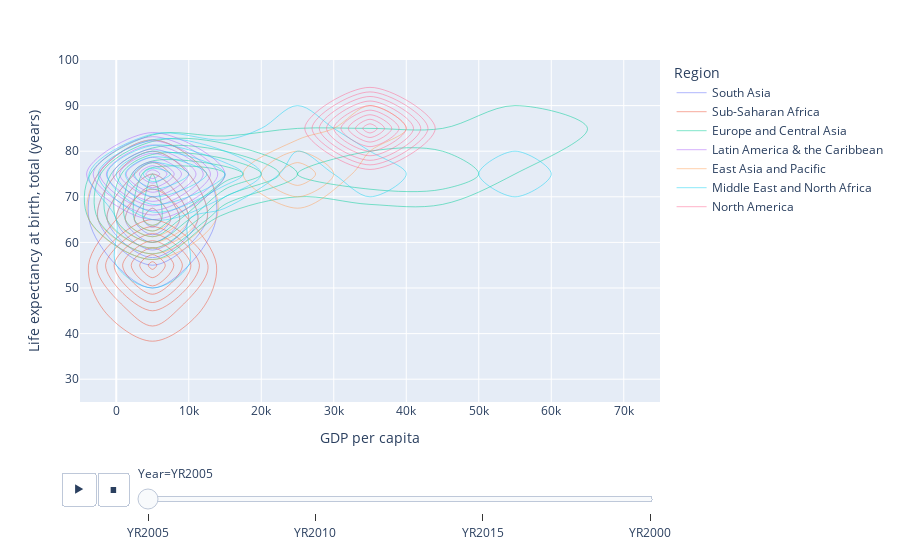

The cell this chart's notebook holds for it:
### Markdown cell above
### Interactive density contour for GDP against life expectancy

### Code cell
fig = px.density_contour(dataset, 
                         x="GDP per capita", 
                         y="Life expectancy at birth, total (years)", 
                         animation_frame="Year", 
                         animation_group="Country Name", 
                         color="Region", 
                         range_y =[25, 100])
fig.show()

### Figure 1 — Plotly figure (JSON) as saved in the notebook; plotly's stock layout.template omitted (floating-point values rounded to 4 significant figures)
{"data": [{"contours": {"coloring": "none"}, "hovertemplate": "Region=South Asia<br>Year=YR2005<br>GDP per capita=%{x}<br>Life expectancy at birth, total (years)=%{y}<br>count=%{z}<extra></extra>", "ids": ["Afghanistan", "Bhutan", "India", "Sri Lanka", "Maldives", "Nepal", "Pakistan"], "legendgroup": "South Asia", "line": {"color": "#636efa"}, "name": "South Asia", "showlegend": true, "type": "histogram2dcontour", "x": [242.0, 1228.0, 714.9, 1249.0, 3640.0, 315.8, 748.9], "xaxis": "x", "xbingroup": "x", "y": [58.29, 65.29, 64.5, 74.69, 73.61, 65.26, 63.95], "yaxis": "y", "ybingroup": "y"}, {"contours": {"coloring": "none"}, "hovertemplate": "Region=Sub-Saharan Africa<br>Year=YR2005<br>GDP per capita=%{x}<br>Life expectancy at birth, total (years)=%{y}<br>count=%{z}<extra></extra>", "ids": ["Angola", "Burundi", "Benin", "Burkina Faso", "Botswana", "Central African Republic", "Cote d'Ivoire", "Cameroon", "Congo, Rep.", "Ghana", "Guinea", "Gambia, The", "Kenya", "Lesotho", "Madagascar", "Mali", "Mozambique", "Mauritius", "Sudan", "Senegal", "Sierra Leone", "Sao Tome and Principe", "Eswatini", "Chad", "Togo", "Tanzania", "South Africa", "Zambia"], "legendgroup": "Sub-Saharan Africa", "line": {"color": "#EF553B"}, "name": "Sub-Saharan Africa", "showlegend": true, "type": "histogram2dcontour", "x": [1902.0, 151.7, 822.8, 457.9, 5513.0, 331.3, 1310.0, 1100.0, 1836.0, 492.5, 322.4, 665.7, 511.6, 842.8, 319.5, 489.0, 416.8, 5283.0, 914.2, 992.7, 292.3, 866.5, 3084.0, 658.6, 406.6, 492.6, 6033.0, 702.7], "xaxis": "x", "xbingroup": "x", "y": [50.16, 53.37, 57.35, 53.31, 52.13, 44.74, 50.12, 52.76, 55.6, 58.72, 53.24, 57.94, 54.73, 42.66, 61.21, 52.06, 50.39, 72.43, 60.52, 60.62, 44.5, 64.66, 42.52, 48.55, 54.6, 54.35, 53.45, 48.5], "yaxis": "y", "ybingroup": "y"}, {"contours": {"coloring": "none"}, "hovertemplate": "Region=Europe and Central Asia<br>Year=YR2005<br>GDP per capita=%{x}<br>Life expectancy at birth, total (years)=%{y}<br>count=%{z}<extra></extra>", "ids": ["Albania", "Armenia", "Austria", "Azerbaijan", "Belgium", "Bulgaria", "Belarus", "Switzerland", "Cyprus", "Czechia", "Denmark", "Spain", "Estonia", "Finland", "United Kingdom", "Georgia", "Greece", "Hungary", "Ireland", "Iceland", "Italy", "Kazakhstan", "Kyrgyz Republic", "Lithuania", "Moldova", "Netherlands", "Norway", "Poland", "Portugal", "Romania", "Russian Federation", "Slovak Republic", "Slovenia", "Sweden", "Tajikistan", "Ukraine"], "legendgroup": "Europe and Central Asia", "line": {"color": "#00cc96"}, "name": "Europe and Central Asia", "showlegend": true, "type": "histogram2dcontour", "x": [2674.0, 1644.0, 38420.0, 1578.0, 36810.0, 3900.0, 3126.0, 56550.0, 24960.0, 13430.0, 48800.0, 26430.0, 10410.0, 39050.0, 42130.0, 1643.0, 22560.0, 11230.0, 50930.0, 56790.0, 32060.0, 3771.0, 476.6, 7855.0, 1035.0, 41990.0, 66810.0, 8022.0, 18780.0, 4618.0, 5323.0, 11690.0, 18100.0, 43440.0, 340.6, 1894.0], "xaxis": "x", "xbingroup": "x", "y": [75.23, 72.63, 79.33, 68.75, 78.98, 72.56, 68.85, 81.24, 78.63, 75.92, 77.84, 80.17, 72.57, 78.82, 79.05, 70.54, 79.24, 72.65, 78.94, 81.5, 80.78, 65.86, 67.96, 71.25, 67.82, 79.35, 80.04, 75.0, 78.07, 71.91, 65.53, 73.9, 77.61, 80.55, 66.08, 67.96], "yaxis": "y", "ybingroup": "y"}, {"contours": {"coloring": "none"}, "hovertemplate": "Region=Latin America & the Caribbean<br>Year=YR2005<br>GDP per capita=%{x}<br>Life expectancy at birth, total (years)=%{y}<br>count=%{z}<extra></extra>", "ids": ["Argentina", "Bahamas, The", "Brazil", "Barbados", "Chile", "Colombia", "Guyana", "Jamaica", "St. Lucia", "Mexico", "Peru", "El Salvador", "Uruguay", "St. Vincent and the Grenadines"], "legendgroup": "Latin America & the Caribbean", "line": {"color": "#ab63fa"}, "name": "Latin America & the Caribbean", "showlegend": true, "type": "histogram2dcontour", "x": [5110.0, 30280.0, 4790.0, 13820.0, 7558.0, 3414.0, 1106.0, 4104.0, 6949.0, 8278.0, 2729.0, 2429.0, 5227.0, 5339.0], "xaxis": "x", "xbingroup": "x", "y": [74.45, 71.99, 71.9, 77.92, 77.63, 74.27, 66.69, 74.15, 74.12, 75.3, 72.91, 70.12, 75.83, 71.33], "yaxis": "y", "ybingroup": "y"}, {"contours": {"coloring": "none"}, "hovertemplate": "Region=East Asia and Pacific<br>Year=YR2005<br>GDP per capita=%{x}<br>Life expectancy at birth, total (years)=%{y}<br>count=%{z}<extra></extra>", "ids": ["Australia", "China", "Fiji", "Indonesia", "Lao PDR", "New Zealand", "Philippines", "Singapore", "Thailand"], "legendgroup": "East Asia and Pacific", "line": {"color": "#FFA15A"}, "name": "East Asia and Pacific", "showlegend": true, "type": "histogram2dcontour", "x": [34080.0, 1753.0, 3628.0, 1263.0, 475.6, 27750.0, 1244.0, 29960.0, 2894.0], "xaxis": "x", "xbingroup": "x", "y": [80.84, 72.98, 66.31, 67.33, 61.62, 79.85, 69.11, 79.99, 72.1], "yaxis": "y", "ybingroup": "y"}, {"contours": {"coloring": "none"}, "hovertemplate": "Region=Middle East and North Africa<br>Year=YR2005<br>GDP per capita=%{x}<br>Life expectancy at birth, total (years)=%{y}<br>count=%{z}<extra></extra>", "ids": ["Djibouti", "Egypt, Arab Rep.", "Iran, Islamic Rep.", "Israel", "Jordan", "Kuwait", "Lebanon", "Oman", "Qatar", "Saudi Arabia", "Tunisia"], "legendgroup": "Middle East and North Africa", "line": {"color": "#19d3f3"}, "name": "Middle East and North Africa", "showlegend": true, "type": "histogram2dcontour", "x": [904.7, 1186.0, 3246.0, 20590.0, 2183.0, 35590.0, 4575.0, 12380.0, 51460.0, 13790.0, 3193.0], "xaxis": "x", "xbingroup": "x", "y": [57.99, 69.43, 71.92, 80.15, 72.59, 73.54, 76.86, 74.23, 78.25, 73.26, 74.22], "yaxis": "y", "ybingroup": "y"}, {"contours": {"coloring": "none"}, "hovertemplate": "Region=North America<br>Year=YR2005<br>GDP per capita=%{x}<br>Life expectancy at birth, total (years)=%{y}<br>count=%{z}<extra></extra>", "ids": ["Canada"], "legendgroup": "North America", "line": {"color": "#FF6692"}, "name": "North America", "showlegend": true, "type": "histogram2dcontour", "x": [36380.0], "xaxis": "x", "xbingroup": "x", "y": [80.19], "yaxis": "y", "ybingroup": "y"}], "layout": {"legend": {"title": {"text": "Region"}, "tracegroupgap": 0}, "margin": {"t": 60}, "sliders": [{"active": 0, "currentvalue": {"prefix": "Year="}, "len": 0.9, "pad": {"b": 10, "t": 60}, "steps": [{"args": [["YR2005"], {"frame": {"duration": 0, "redraw": true}, "fromcurrent": true, "mode": "immediate", "transition": {"duration": 0, "easing": "linear"}}], "label": "YR2005", "method": "animate"}, {"args": [["YR2010"], {"frame": {"duration": 0, "redraw": true}, "fromcurrent": true, "mode": "immediate", "transition": {"duration": 0, "easing": "linear"}}], "label": "YR2010", "method": "animate"}, {"args": [["YR2015"], {"frame": {"duration": 0, "redraw": true}, "fromcurrent": true, "mode": "immediate", "transition": {"duration": 0, "easing": "linear"}}], "label": "YR2015", "method": "animate"}, {"args": [["YR2000"], {"frame": {"duration": 0, "redraw": true}, "fromcurrent": true, "mode": "immediate", "transition": {"duration": 0, "easing": "linear"}}], "label": "YR2000", "method": "animate"}], "x": 0.1, "xanchor": "left", "y": 0, "yanchor": "top"}], "updatemenus": [{"buttons": [{"args": [null, {"frame": {"duration": 500, "redraw": true}, "fromcurrent": true, "mode": "immediate", "transition": {"duration": 500, "easing": "linear"}}], "label": "&#9654;", "method": "animate"}, {"args": [[null], {"frame": {"duration": 0, "redraw": true}, "fromcurrent": true, "mode": "immediate", "transition": {"duration": 0, "easing": "linear"}}], "label": "&#9724;", "method": "animate"}], "direction": "left", "pad": {"r": 10, "t": 70}, "showactive": false, "type": "buttons", "x": 0.1, "xanchor": "right", "y": 0, "yanchor": "top"}], "xaxis": {"anchor": "y", "domain": [0, 1], "title": {"text": "GDP per capita"}}, "yaxis": {"anchor": "x", "domain": [0, 1], "range": [25, 100], "title": {"text": "Life expectancy at birth, total (years)"}}}}
